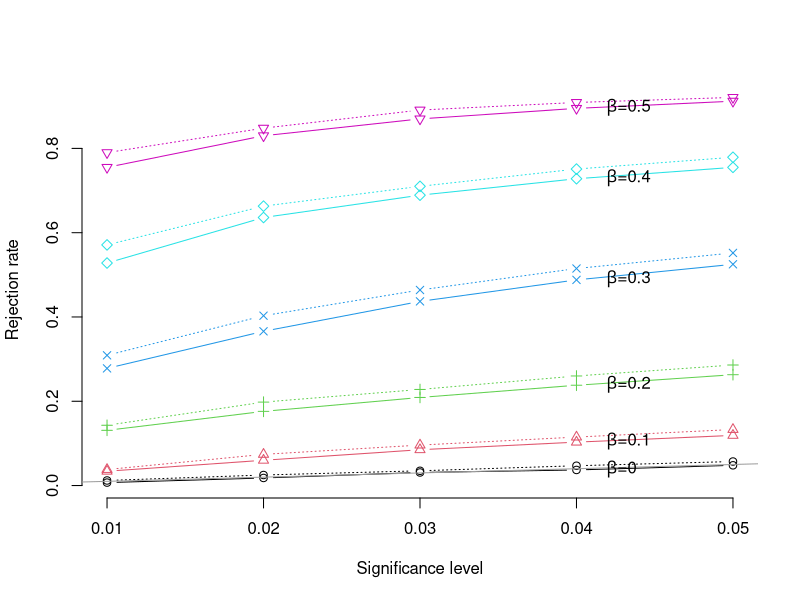

The R source for this figure:
betatv <- seq(0, 0.5, by = 0.1)
sig <- seq(0.01, 0.05, by = 0.01) #significant level
n <- 50
y <- c()
norep <- 1000
rejrate <- matrix(NA, 2 * length(betatv), length(sig))
for (betaloop in 1 : length(betatv)) {
    pvalue <- c()
    pvaluelr <- c()
    for (i in 1 : norep) {
        set.seed(i)
        age <- rnorm(n = n, mean = 35, sd = 5)
        watchtv <- rnorm(n = n, mean = 4, sd = 1)
        error <- rnorm(n = n, mean = 0, sd = 1)
        y <- 7 - (0.05 * age) + (betatv[betaloop] * watchtv) + error


        x <- cbind(rep(1, length(y)), age, watchtv)
        mle <- solve(t(x) %*% x) %*% t(x) %*% y
        risidual <- y - x %*% mle
        mse <- sum(risidual ^ 2) / (n - 3)
        varcov <- mse * solve(t(x) %*% x)
        semle <- sqrt(diag(varcov))
        ward <- mle / semle
        pvalue[i] <- ((1 - pt(abs(ward), n - 3)) * 2)[3]
        pvaluelm <- summary(lm(y ~ age + watchtv))$coef[3, 4]
        pvaluelr[i] <- pchisq(2 * (logLik(lm(y ~ age + watchtv)) - logLik(lm(y ~ age))), df = 1, lower.tail = FALSE) #nolint
        if (abs(pvalue[i] - pvaluelm) > 1e-4) {
            cat("error\n")
            break()
        }
    }
    for (k in 1:length(sig)) {
        rejrate[betaloop, k] <- sum(pvalue < sig[k]) / norep #rejection rate
        rejrate[betaloop + length(betatv), k] <- sum(pvaluelr < sig[k]) / norep
    }
}
rejrate
matplot(sig, t(rejrate),
    col = c(1:length(betatv)),
    pch = c(1:length(betatv)),
    lty = c(rep(1, 6), rep(3, 6)),
    type = "b",
    frame = FALSE,
    xlab = "Significance level",
    ylab = "Rejection rate")
abline(a = 0, b = 1, col = 8)
legend(0.04, rejrate[1, 4] + 0.05, expression(paste(beta, "=0")), bty = "n")
legend(0.04, rejrate[2, 4] + 0.05, expression(paste(beta, "=0.1")), bt = "n")
legend(0.04, rejrate[3, 4] + 0.05, expression(paste(beta, "=0.2")), bty = "n")
legend(0.04, rejrate[4, 4] + 0.05, expression(paste(beta, "=0.3")), bty = "n")
legend(0.04, rejrate[5, 4] + 0.05, expression(paste(beta, "=0.4")), bty = "n")
legend(0.04, rejrate[6, 4] + 0.05, expression(paste(beta, "=0.5")), bty = "n")
